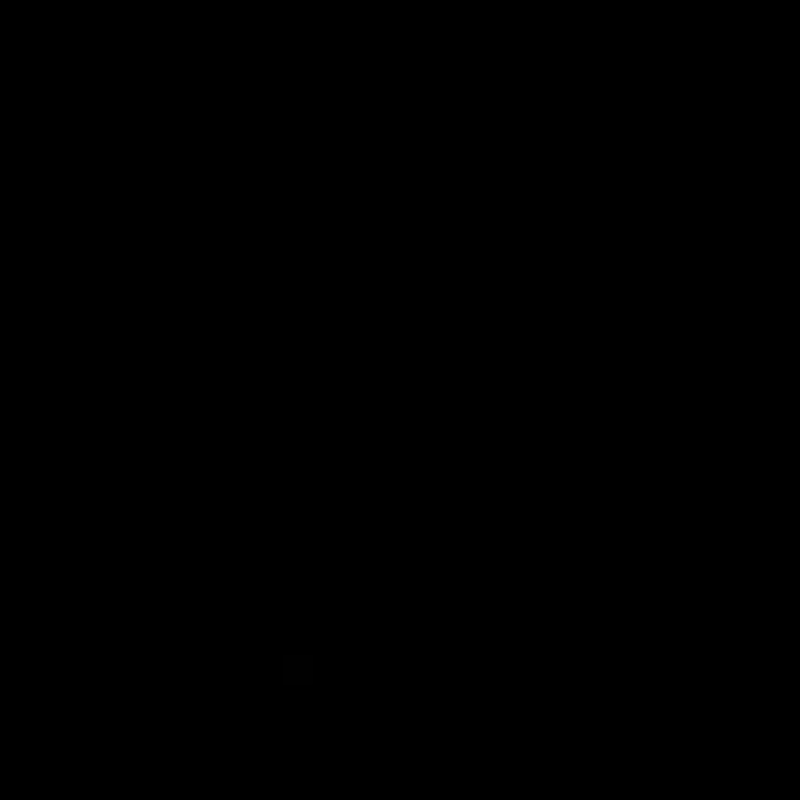
Frame 1 (no input)
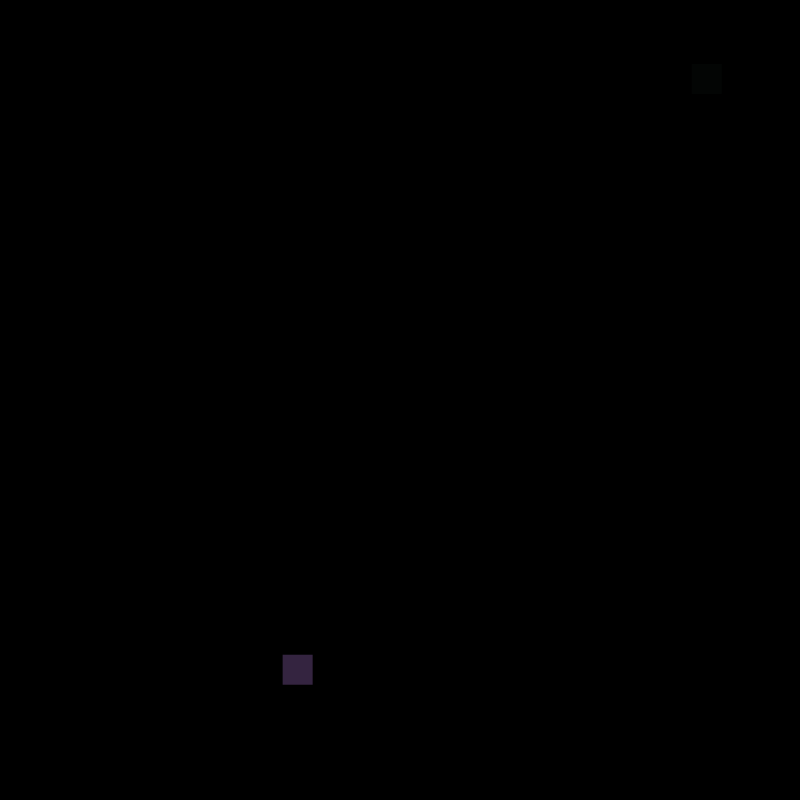
Frame 60 (the mouse pressed at the canvas centre just before this capture)
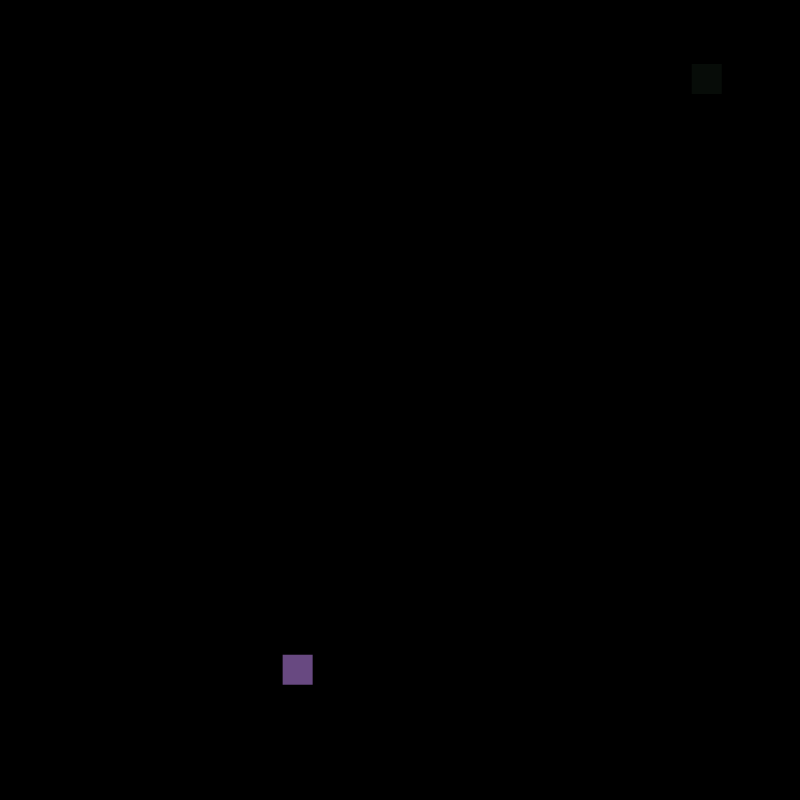
Frame 120 (the mouse held since frame 60 and released just before this capture)

The Processing sketch that drew these frames (run headless with seeded random() and noise(); from frame 60 on, the mouse is pressed at the canvas centre):

// Processing sketch: s067_240416b_StopCollision
// ── s067_240416b_StopCollision.pde
//create new spwaner object
Spawners r = new Spawners();
//create pvector for selctor
PVector sel = new PVector(0, 0);

//code runs at setup
void setup() {
  //set size to 800,800
  size(800, 800);
  //set rectangle mode to center
  rectMode(CENTER);
}
//code runs every frame
void draw() {
  //set selector to mousex and mousey poistions
  sel.set(mouseX, mouseY);
  //set background to black
  background(0);
  //run game
  r.update();
}
//you cant let the block collide or the circles collide

// ── Spawners.pde
class Spawners {
  //the pvector array for the spawners to go to
  PVector[] ls = new PVector[100];
  //the current enemyies spawned
  float enemies = 2;
  //array of float values that control the opacity and when they spawn in
  float[] spawn = new float[100];
  //arrays for how long it takes for spawner to appear fully
  float[] spawnTime = new float[100];
  //timers for controlling when to start and stop
  float[] counter = new float[100];
  //the level you are on
  boolean[] lvl = {true};
  //colors for each level of spawners
  color[] c = new color[100];
  //when the circle goes out of bounds
  float out = 1738;

  Spawners() {
    //set colors for each level with for loops
    for (int i = 0; i<2; i++) {
      c[i] = color(random(100, 255), random(100, 255), random(100, 255));
    }
    for (int i = 2; i<5; i++) {
      c[i] = color(random(100, 255), random(100, 255), random(100, 255));
    }
    for (int i = 5; i<10; i++) {
      c[i] = color(random(100, 255), random(100, 255), random(100, 255));
    }
    for (int j = 0; j<9; j++) {
      for (int i = 10+j*10; i<20+j*10; i++) {
        c[i] = color(random(100, 255), random(100, 255), random(100, 255));
      }
    }
    //set random spawn times and set eveything to 0
    for (int i = 0; i<100; i++) {
      spawnTime[i] = random(0.1, 1.5);
      spawn[i] = 0;
      counter[i] = 0;
      //even goes on left odd goes on right side of screen
      if (i%2==0) {
        ls[i] = new PVector(random(350), random(800));
      } else {
        ls[i] = new PVector(random(450, 800), random(800));
      }
    }
  }


  void update() {

    //progression
    for (int i = 0; i<2; i++) {
      if (counter[i]>out) {
      }
    }
    for (int i = 0; i<5; i++) {
    }
    for (int j = 0; j<10; j++) {
      for (int i = 0; i<10+j*10; i++) {
      }
    }



    //increment all spawn values by the random spawn times for each
    for (int i = 0; i<100; i++) {
      spawn[i]+=spawnTime[i];
    }
    //only loop to current enemies
    for (int i = 0; i<enemies; i++) {
      //when you select around the center of a spawner it despawns the spawner
      if (sel.dist(ls[i])<20) {
        if (mousePressed) {
          despawn(i);
        }
      }
      //even goes on left odd goes on right side
      if (i%2==0) {
        if (spawn[i]>255) {
          println("Out");
          counter[i]+=0.8234;
          noStroke();
          fill(c[i]);
          square(ls[i].x, ls[i].y, 30);
          noFill();
          stroke(c[i]);
          circle(ls[i].x, ls[i].y, counter[i]);
        } else {
          noStroke();
          fill(c[i], spawn[i]);
          square(ls[i].x, ls[i].y, 30);
        }
      } else {
        if (spawn[i]>255) {
          counter[i]+=0.90091;
          noStroke();
          fill(c[i]);
          square(ls[i].x, ls[i].y, 30);
          noFill();
          stroke(c[i]);
          circle(ls[i].x, ls[i].y, counter[i]);
        } else {
          noStroke();
          fill(c[i], spawn[i]);
          square(ls[i].x, ls[i].y, 30);
        }
      }
      for (int j = 0; j<enemies; j++) {
        if (j!=i) {
          if (ls[i].dist(ls[j])<counter[i]/2+counter[j]/2 && counter[i]>45&&counter[j]>45) {
            if (ls[i].dist(ls[j])<(counter[i]-9)/2+(counter[j]-9)/2) {
              // println("safe inside");
            } else {
              // println("1/0");
            }
          }
        }
      }
    }
  }
  //set to random position and set counter 0 spawn 0
  void despawn(int i) {
    spawn[i] = 0;
    counter[i] = 0;
    //even goes on left odd goes on right side
    if (i%2==0) {
      ls[i].set(random(350), random(800));
    } else {
      ls[i].set(random(450, 800), random(800));
    }
  }
}
